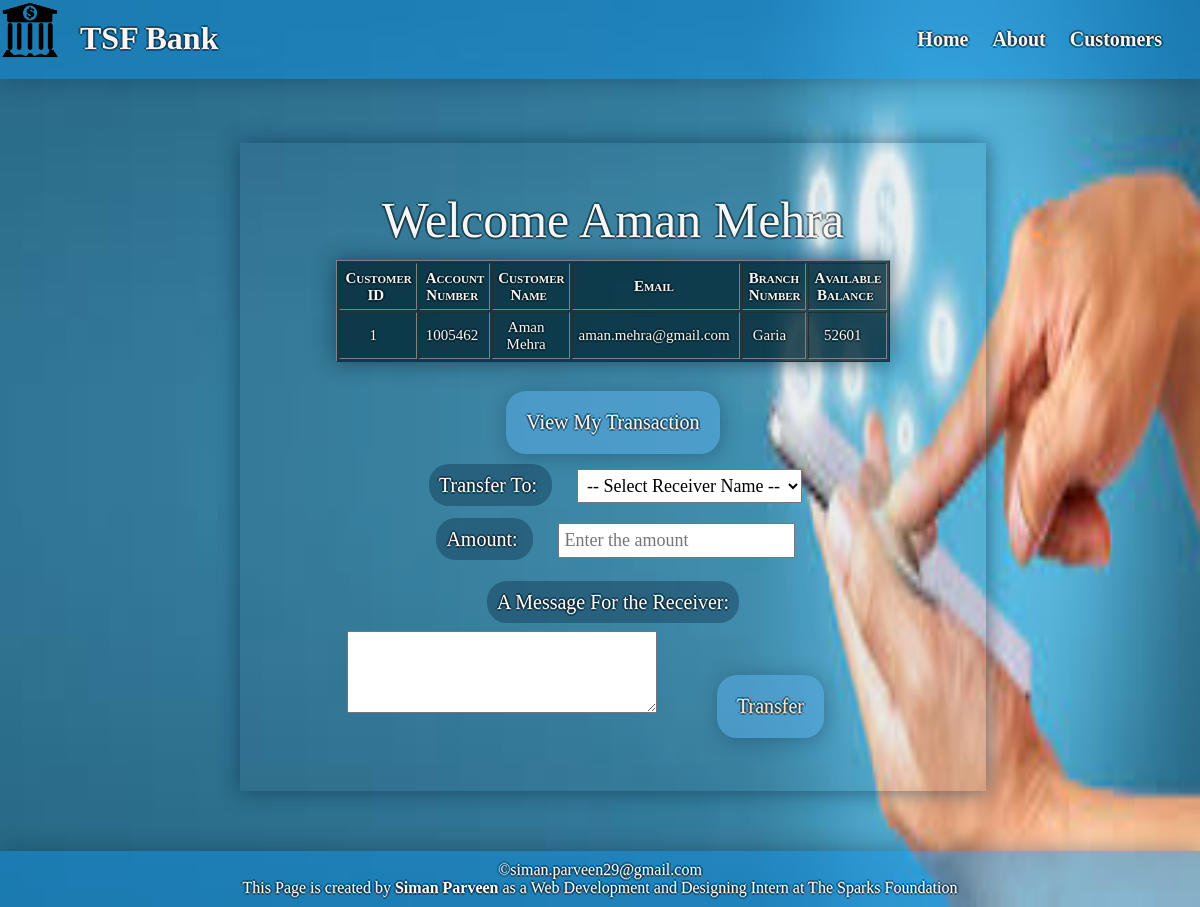
The page /transfer.php?id=1 on the database its author committed.
### tables this page shows
CREATE TABLE `bankusers` (
  `CustomerID` int(5) NOT NULL,
  `AccountNumber` int(10) NOT NULL,
  `CustomerName` varchar(50) DEFAULT NULL,
  `Email` varchar(30) NOT NULL,
  `BranchName` varchar(50) DEFAULT NULL,
  `TotalWithdrawal` int(20) NOT NULL,
  `TotalDeposist` int(11) NOT NULL,
  `AvailableBalance` int(10) NOT NULL
);

### transfer.php (the view, shortened to what this page needs)
<!DOCTYPE html>
<html lang="en">
<head>
    <link rel="stylesheet" href="style_transfer.css">
</head>
<body>
    <header>
        <img src="logo1.png" alt="bank logo">
        <h1>TSF Bank</h1>
        <nav id="nav_bar">
            <a href="index.html">Home</a>
            <a href="about.html">About</a>
            <a href="view.php">Customers</a>
        </nav>
    </header>
    <section class="transfer">
        <?php
        include('connectivity.php');
        $customerid = $_GET['id'];
        $sqlget = "SELECT * FROM bankusers WHERE CustomerID = '$customerid'";
        $sqldata = mysqli_query($conn,$sqlget) or die('Error Getting the data');
        while($row = mysqli_fetch_array($sqldata, MYSQLI_ASSOC)){
            $name = $row['CustomerName'];
        }
        echo "<table border='1' id='table_view'>";
        echo "<caption>Welcome ".$name."</caption>";
        echo "<tr>
            <th>Customer ID</th>
            <th>Account Number</th>
            <th>Customer Name</th>
            <th>Email</th>
            <th>Branch Number</th>
            <th>Available Balance</th>
            </tr>";
            $sqlget = "SELECT * FROM bankusers WHERE CustomerID = '$customerid'";
            $sqldata = mysqli_query($conn,$sqlget) or die('Error Getting the data');
        while($row = mysqli_fetch_array($sqldata, MYSQLI_ASSOC)){
            echo "<tr><td>";
                echo $row['CustomerID'];
            echo "</td><td>";
                echo $row['AccountNumber'];
            echo "</td><td>";
                echo $row['CustomerName'];
            echo "</td><td>";
                echo $row['Email'];
            echo "</td><td>";
                echo $row['BranchName'];
            echo "</td><td>";
                echo $row['AvailableBalance'];
            echo "</td></tr>";
        }
          echo "</table>";
        echo "<br/>
        <form action='transaction_all.php'>
        <input type='hidden' name='tn' value='$customerid'>
        <button type='button' class='button'><a href='transfer_me.php?id=$customerid'>View My Transaction</a></button><br/>
        <label>Transfer To:  </label>
        <select name='rn' required>
            <option disabled selected>-- Select Receiver Name --</option>";
        echo "</select><br/>";
        echo '<label>Amount:  </label><input type="number" name="cashtransfer" id="cashtransfer" placeholder="Enter the amount" value="" required="required"><br/><br/>
        <label>A Message For the Receiver: </label><br/>
        <textarea name="msg" rows="5" cols="40"></textarea>
        <button type="submit">Transfer</button>
        </form>';
        ?>
    </section>
    <footer>
        &copy;siman.parveen29@gmail.com
        <p>This Page is created by <b>Siman Parveen</b> as a Web Development and Designing Intern at The Sparks Foundation</p>
    </footer>
</body>
</html>

### style_transfer.css (style rules this page uses)
* { margin: 0px; padding: 0px; font-family: 'Times New Roman', Times, serif; }
body { background-image: url("bg.jpg"); background-repeat: no-repeat; background-size: 100% 100%; color: white; }
header { display: inline-block; background-color: rgba(17, 143, 226, 0.5); width: 100%; color: whitesmoke; text-shadow: 2px 0px 0px rgba(0, 1, 2, 0.377), 0px 2px 0px rgba(0, 1, 2, 0.377), -2px 0px 0px rgba(0, 1, 2, 0.377), 0px -2px 0px rgba(0, 1, 2, 0.377); box-shadow: 2px 2px 20px rgba(17, 52, 77, 0.377); }
header h1 { margin: 20px; float: left; }
header img { float: left; width: 60px; height: 60px; }
nav { float: right; padding: 28px; }
nav a { text-decoration: none; color: whitesmoke; font-size: 20px; font-weight: bolder; padding: 10px; }
form { text-shadow: 2px 0px 0px rgba(0, 1, 2, 0.377), 0px 2px 0px rgba(0, 1, 2, 0.377), -2px 0px 0px rgba(0, 1, 2, 0.377), 0px -2px 0px rgba(0, 1, 2, 0.377); }
.transfer { display: inline-block; position: relative; border: transparent; font-size: 20px; background-color: rgba(60, 102, 119, 0.1); box-shadow: 2px -2px 20px rgba(17, 52, 77, 0.377), -2px 2px 20px rgba(17, 52, 77, 0.377); padding: 4% 8% 4% 8%; text-align: center; margin: 5% 20% 5% 20%; text-shadow: 2px 0px 0px rgba(0, 1, 2, 0.377), 0px 2px 0px rgba(0, 1, 2, 0.377), -2px 0px 0px rgba(0, 1, 2, 0.377), 0px -2px 0px rgba(0, 1, 2, 0.377); }
caption { font-size: 50px; margin-bottom: 2%; }
table { text-align: center; font-size: 15px; color: rgb(243, 247, 245); background-color: rgba(6, 44, 59, 0.829); box-shadow: 2px -2px 20px rgba(17, 52, 77, 0.377), -2px 2px 20px rgba(17, 52, 77, 0.377); width: 100%; }
th { font-variant: small-caps; }
td, th { padding: 1%; padding-right: 10px; }
td { padding-right: 15px; }
a { text-decoration: none; color: whitesmoke; }
button { display: inline-block; padding: 20px; border-radius: 20px; margin: 1% 10% 1% 10%; border: transparent; background-color: rgba(87, 169, 224, 0.582); color: bisque; box-shadow: 2px 2px 20px rgba(17, 52, 77, 0.377); font-size: 20px; text-shadow: 2px 0px 0px rgba(0, 1, 2, 0.377), 0px 2px 0px rgba(0, 1, 2, 0.377), -2px 0px 0px rgba(0, 1, 2, 0.377), 0px -2px 0px rgba(0, 1, 2, 0.377); }
.button { margin: 1%; }
textarea { margin-top: 3%; }
footer { clear: both; color: white; text-shadow: 2px 0px 0px rgba(0, 1, 2, 0.377), 0px 2px 0px rgba(0, 1, 2, 0.377), -2px 0px 0px rgba(0, 1, 2, 0.377), 0px -2px 0px rgba(0, 1, 2, 0.377); text-align: center; height: 10%; padding: 10px; box-shadow: 2px -2px 20px rgba(17, 52, 77, 0.377); background-color: rgba(17, 143, 226, 0.5); }
label { margin: 15px; font-size: 20px; background-color: rgba(12, 51, 77, 0.418); border-radius: 20px; padding: 10px; }
select, input[type="number"] { margin: 10px; font-size: large; padding: 5px; }

### rows shown on the page
bankusers: CustomerName "Aman Mehra", CustomerID "1", AccountNumber "1005462", Email "aman.mehra@gmail.com", BranchName "Garia", AvailableBalance "52601"
